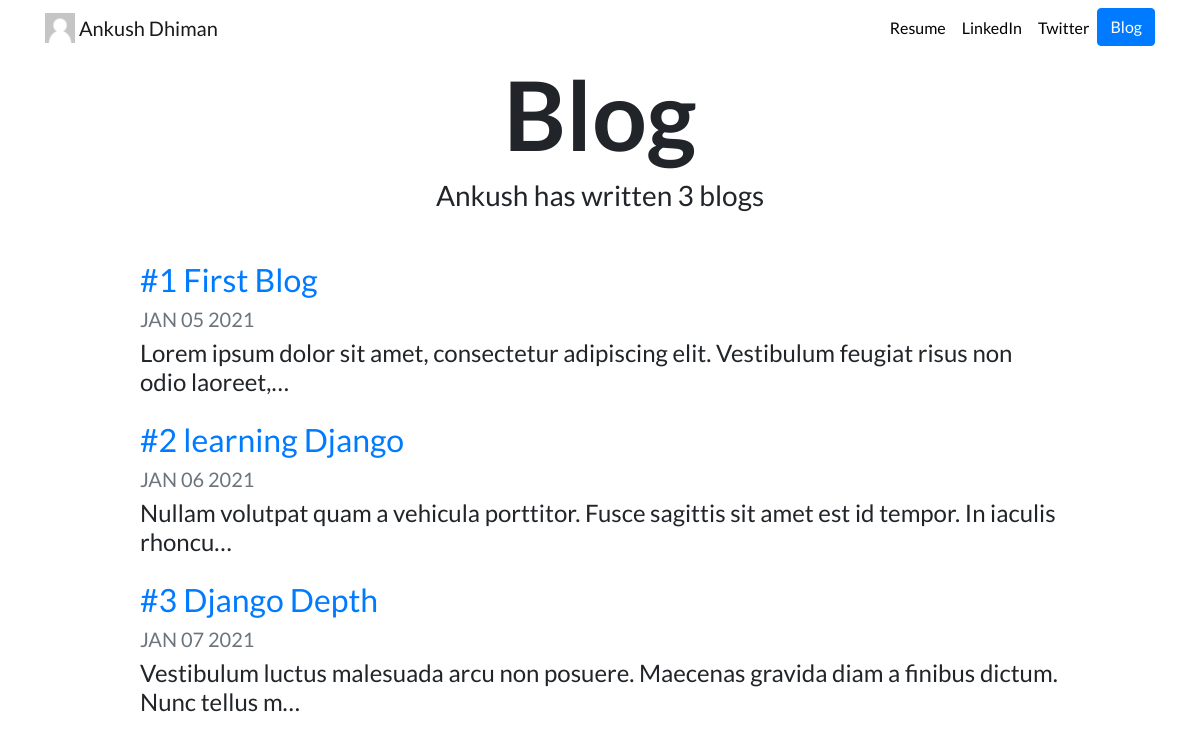
Screenshot of /blog/ with the database file from the repository.
### blog/models.py (models this page shows, shortened)
class Blog(models.Model):
    title = models.CharField(max_length=200)
    date = models.DateField()
    description = models.TextField(blank=True)

### blog/views.py (the view)
# urls.py: path("", views.all_blogs,name='all_blogs'),
def all_blogs(request):
    blogs = Blog.objects.all()
    return render(request,'blog/all_blogs.html',{'blogs':blogs})

### blog/templates/blog/all_blogs.html
{% extends 'portfolio/base.html' %}
{% block content %}
<h1 id="blogtitle" class="font-weight-bold text-center">Blog</h1>
<h3 class="text-center mb-5">Ankush has written {{blogs.count}} blog{{ blogs.count|pluralize}}</h3>
{% for blog in blogs %}
    <div class="row justify-content-center my-3">
    <div class="col-md-10">
        <a href="{% url 'blog:detail' blog.id %}">
        <h2>{{ blog.title }}</h2>
        </a>
        <h5 class="text-muted">{{ blog.date|date:'M d Y'|upper }}</h5>
        <h4>{{ blog.description|striptags|truncatechars:100 }}</h4>
    </div>
    </div>
{% endfor %}
{% endblock %}

### portfolio/static/portfolio/custom.css (style rules this page uses)
body { font-family: 'Lato', sans-serif; }
#blogtitle { font-size: 6rem; }

### rows the page displays
Blog: title "#1 First Blog", date "JAN 05 2021", description "Lorem ipsum dolor sit amet, consectetur adipiscing elit. Vestibulum feugiat risus non odio laoreet,…"
Blog: title "#2 learning Django", date "JAN 06 2021", description "Nullam volutpat quam a vehicula porttitor. Fusce sagittis sit amet est id tempor. In iaculis rhoncu…"
Blog: title "#3 Django Depth", date "JAN 07 2021", description "Vestibulum luctus malesuada arcu non posuere. Maecenas gravida diam a finibus dictum. Nunc tellus m…"

### other values shown
{{ blogs.count }} "3"
